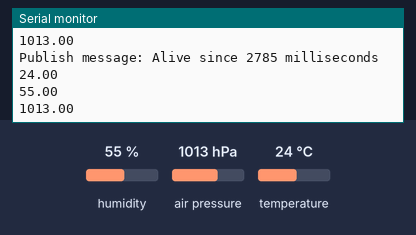
A sketch run on a simulated ESP8266 (NodeMCU). Shown: the last lines printed to the serial monitor. The test bench sets the inputs (shaded band); at power-on: humidity 55 %, air pressure 1013 hPa, temperature 24 °C. WiFi joins after 1.5 s; servers stay silent unless stated; no MQTT or app messages arrive unless stated.

Above: at 2.9 s.
3.0 s: humidity set to 22 %
At 3.7 s:
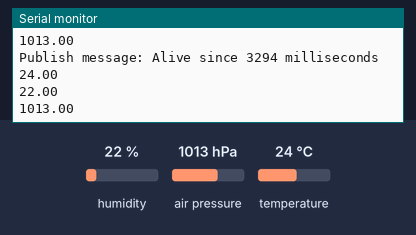
4.5 s: air pressure set to 952 hPa
At 5.2 s:
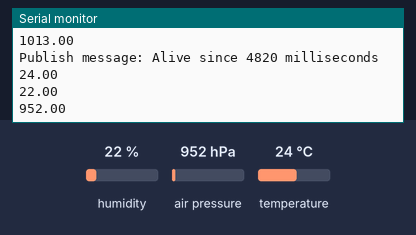
6.0 s: temperature set to 12 °C
At 6.7 s:
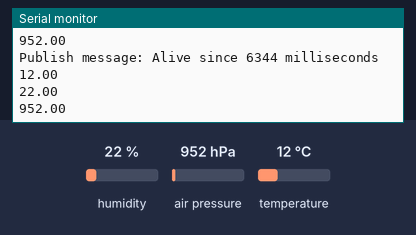
Timing chart, 0 to 9.0 s (numbered marks = the images above; inputs shaded):
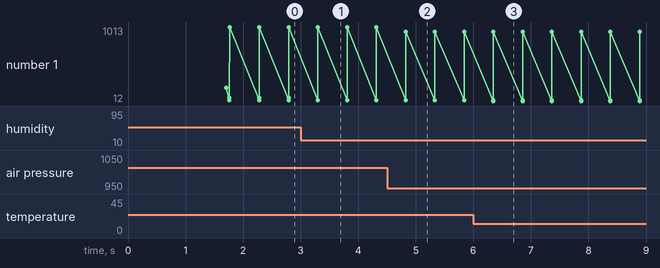

Measured:
- after the input at 3.0 s, the serial monitor: prints a new line after 0.30 s (image 1)
- after the input at 4.5 s, the serial monitor: prints a new line after 0.32 s (image 2)
- after the input at 6.0 s, the serial monitor: prints a new line after 0.35 s (image 3)
- plotted number 1: 1013 → 952 after the input at 4.5 s

The sketch:

send_bme280_mqtt.ino
```cpp
#include <ESP8266WiFi.h>
#include <PubSubClient.h>

#include <Wire.h>
#include <Adafruit_Sensor.h>
#include <Adafruit_BME280.h>

#define SEALEVELPRESSURE_HPA (1013.25)

Adafruit_BME280 bme;

float temperature, humidity, pressure, altitude;

// Network parameters
const char* SSID = "Network";
const char* PSK = "Password";
const char* MQTT_BROKER = "BrokerIP";

WiFiClient espClient;
PubSubClient client(espClient);
long lastMsg = 0;
char msg[50];
int value = 0;

void setup() {
    Serial.begin(9600);
    delay(100);

    bme.begin(0x76);

    setup_wifi();
    client.setServer(MQTT_BROKER, 1883);

}

void setup_wifi() {
    delay(100);
    Serial.println();
    Serial.print("Connecting to ");
    Serial.println(SSID);

    WiFi.begin(SSID, PSK);

    while (WiFi.status() != WL_CONNECTED) {
        delay(500);
        Serial.print(".");
    }

    Serial.println("");
    Serial.println("WiFi connected");
    Serial.println("IP address: ");
    Serial.println(WiFi.localIP());
}

void reconnect() {
    while (!client.connected()) {
        Serial.print("Reconnecting...");
        if (!client.connect("ESP8266Client")) {
            Serial.print("failed, rc=");
            Serial.print(client.state());
            Serial.println(" retrying in 5 seconds");
            delay(5000);
        }
    }
}
void loop() {

    if (!client.connected()) {
        reconnect();
    }
    client.loop();

    snprintf (msg, 50, "Alive since %ld milliseconds", millis());
    Serial.print("Publish message: ");
    Serial.println(msg);

    temperature = bme.readTemperature();
    humidity = bme.readHumidity();
    pressure = bme.readPressure() / 100.0F;

    Serial.println(temperature);
    Serial.println(humidity);
    Serial.println(pressure);

    client.publish("/home/temperature", String(temperature).c_str());
    client.publish("/home/humidity", String(humidity).c_str());
    client.publish("/home/pressure", String(pressure).c_str());

    delay(500);
}
```
